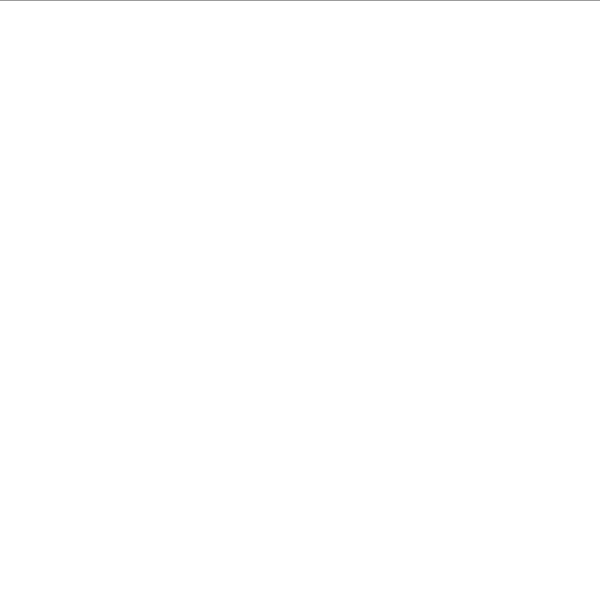
Frame 1 (no input)
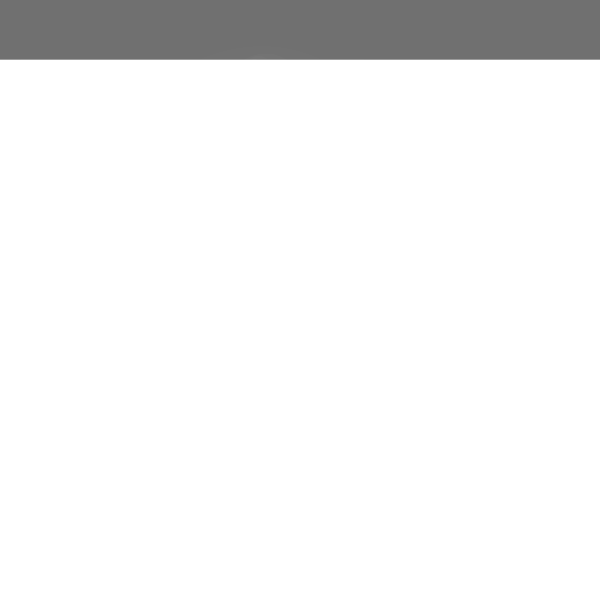
Frame 60 (no input)
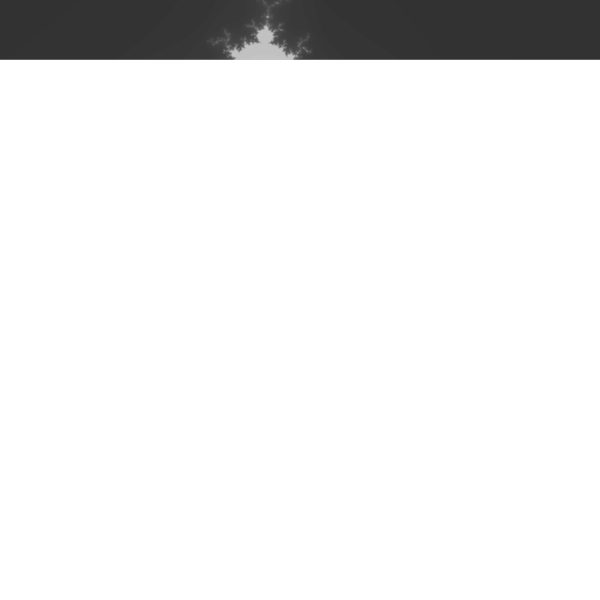
Frame 120 (the mouse pressed at the canvas centre since frame 60)

The p5.js sketch that drew these frames (run headless with seeded random() and noise() and a simulated clock; from frame 60 on, the mouse is pressed at the canvas centre):

// p5.js sketch
// ── sketch.js
var maxIter = 100;
var zoom = 0.7;
var xOffset = 0;
var yOffset = 0;
var maxY = 2;
var maxX = 2;
var minY = -2;
var minX = -2;
var y = 0;


class Complex{
  constructor(real, imaginary){
    this.real = real;
    this.imaginary = imaginary;
  }
}


function setup() {
  var canvas = createCanvas(600, 600);
  canvas.mousePressed(zoomIn);
}

function draw() {
  if(y <= height){
    for(x = 0; x <= width; x++){
      var iterations = mandelbrot();
      if(iterations < maxIter){
        var mapColour = map(iterations, 0, maxIter, 0, 255);
        stroke(mapColour, mapColour, mapColour);
      }
      else{
        stroke(255)
      }
      point(x, y);
    }
  }
  y++;
}

// f(x) = x^2 + c 
function mandelbrot(){
  var result = new Complex(0.0, 0.0);
  var mapHeight = map(y, 0, height, maxY * zoom + yOffset, minY * zoom + yOffset);
  var mapWidth = map(x, 0, width, minX * zoom + xOffset, maxX * zoom + xOffset);
  var c = new Complex(mapWidth, mapHeight);

  for (var i = 0; i <= maxIter; i++){

    // calculate x squared
    xSquared = squareComplex(result);
    
    // add c to x squared
    result = addComplex(xSquared, c);

    // magnitude of result
    var magnitude = getMagnitude(result);

    // check it is bounded. If it the magnitude is > 2 return the number of iterations. 
    if(magnitude > 2){
      return i;
    }
  }
  // if max iterations reached, fn is unbounded. 
  return maxIter;
}

function addComplex(complexNum1, complexNum2){
  return new Complex((complexNum1.real + complexNum2.real), (complexNum1.imaginary + complexNum2.imaginary));
}

function squareComplex(complexNum){
  var real = (Math.pow(complexNum.real, 2) - (Math.pow(complexNum.imaginary,2)));
  var imaginary = 2 * complexNum.real * complexNum.imaginary;
  return new Complex(real, imaginary);
}

function getMagnitude(complexNum){
  return sqrt((Math.pow(complexNum.real, 2)) + (Math.pow(complexNum.imaginary, 2)));
}

function zoomIn(){

  // TODO set the offset so that the graph recenters on where the mouse was clicked.

  minX = minX * zoom;
  minY = minY * zoom;
  maxX = maxX * zoom;
  maxY = maxY * zoom;
  y = 0;
}
